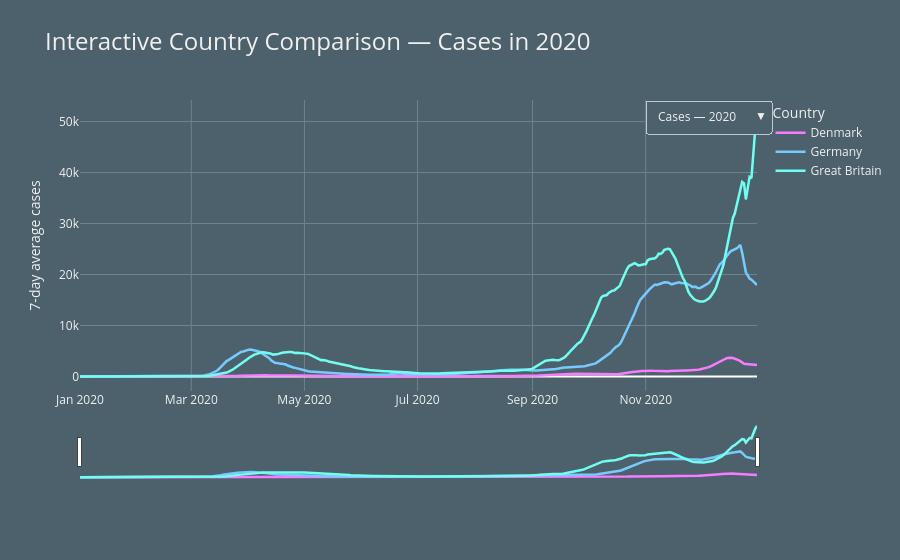

The cell this chart's notebook holds for it:
### Markdown cell above
## Interactive comparison with year and metric controls

This figure allows the user to switch between:
- cases
- deaths

and between available years.

It is useful for focusing on specific pandemic phases and comparing how the three countries behaved within the same time window.

### Code cell
plot_df = epi_compare[["date", "location_key", "country", "new_confirmed_7d", "new_deceased_7d"]].copy()
plot_df["year"] = plot_df["date"].dt.year

available_years = sorted(plot_df["year"].dropna().unique())

fig = go.Figure()

trace_lookup = []
for metric_name, metric_col in [("Cases", "new_confirmed_7d"), ("Deaths", "new_deceased_7d")]:
    for year in available_years:
        df_year = plot_df[plot_df["year"] == year]
        for code in selected_countries:
            df_country = df_year[df_year["location_key"] == code]
            fig.add_trace(
                go.Scatter(
                    x=df_country["date"],
                    y=df_country[metric_col],
                    mode="lines",
                    name=country_names[code],
                    line=dict(color=COUNTRY_COLORS[code], width=2.5),
                    visible=(metric_name == "Cases" and year == available_years[0]),
                    hovertemplate=(
                        "<b>%{fullData.name}</b><br>"
                        "Date: %{x|%Y-%m-%d}<br>"
                        f"{metric_name}: " + "%{y:,.0f}<extra></extra>"
                    )
                )
            )
            trace_lookup.append((metric_name, year, code))

def visibility_mask(metric, year):
    return [(m == metric and y == year) for (m, y, c) in trace_lookup]

metric_year_buttons = []
for metric_name, y_title in [("Cases", "7-day average cases"), ("Deaths", "7-day average deaths")]:
    for year in available_years:
        metric_year_buttons.append(
            dict(
                label=f"{metric_name} — {year}",
                method="update",
                args=[
                    {"visible": visibility_mask(metric_name, year)},
                    {
                        "title": f"Interactive Country Comparison — {metric_name} in {year}",
                        "yaxis": {"title": y_title}
                    }
                ]
            )
        )

fig.update_layout(
    paper_bgcolor="#4C616C",
    plot_bgcolor="#4C616C",
    font=dict(color="#F0F0F0"),
    title=f"Interactive Country Comparison — Cases in {available_years[0]}",
    title_font=dict(size=24, color="#F0F0F0"),
    xaxis_title="",
    yaxis_title="7-day average cases",
    hovermode="x unified",
    legend_title="Country",
    updatemenus=[
        dict(
            type="dropdown",
            direction="down",
            x=1.02,
            y=1.00,
            showactive=True,
            buttons=metric_year_buttons
        )
    ]
)

fig.update_xaxes(
    showgrid=True,
    gridcolor="#6F838D",
    rangeslider_visible=True
)
fig.update_yaxes(showgrid=True, gridcolor="#6F838D")

fig.show()

### Figure 1 — Plotly figure (JSON) as saved in the notebook; plotly's stock layout.template omitted (floating-point values rounded to 4 significant figures; data arrays with more than 128 entries replaced by an {"elided": "..."} marker saying what was removed)
{"data": [{"hovertemplate": "<b>%{fullData.name}</b><br>Date: %{x|%Y-%m-%d}<br>Cases: %{y:,.0f}<extra></extra>", "line": {"color": "#F87CFF", "width": 2.5}, "mode": "lines", "name": "Denmark", "type": "scatter", "visible": true, "x": {"elided": "366 str values"}, "y": {"elided": "366 float values"}}, {"hovertemplate": "<b>%{fullData.name}</b><br>Date: %{x|%Y-%m-%d}<br>Cases: %{y:,.0f}<extra></extra>", "line": {"color": "#77CBFF", "width": 2.5}, "mode": "lines", "name": "Germany", "type": "scatter", "visible": true, "x": {"elided": "366 str values"}, "y": {"elided": "366 float values"}}, {"hovertemplate": "<b>%{fullData.name}</b><br>Date: %{x|%Y-%m-%d}<br>Cases: %{y:,.0f}<extra></extra>", "line": {"color": "#71FEF0", "width": 2.5}, "mode": "lines", "name": "Great Britain", "type": "scatter", "visible": true, "x": {"elided": "366 str values"}, "y": {"elided": "366 float values"}}, {"hovertemplate": "<b>%{fullData.name}</b><br>Date: %{x|%Y-%m-%d}<br>Cases: %{y:,.0f}<extra></extra>", "line": {"color": "#F87CFF", "width": 2.5}, "mode": "lines", "name": "Denmark", "type": "scatter", "visible": false, "x": {"elided": "365 str values"}, "y": {"elided": "365 float values"}}, {"hovertemplate": "<b>%{fullData.name}</b><br>Date: %{x|%Y-%m-%d}<br>Cases: %{y:,.0f}<extra></extra>", "line": {"color": "#77CBFF", "width": 2.5}, "mode": "lines", "name": "Germany", "type": "scatter", "visible": false, "x": {"elided": "365 str values"}, "y": {"elided": "365 float values"}}, {"hovertemplate": "<b>%{fullData.name}</b><br>Date: %{x|%Y-%m-%d}<br>Cases: %{y:,.0f}<extra></extra>", "line": {"color": "#71FEF0", "width": 2.5}, "mode": "lines", "name": "Great Britain", "type": "scatter", "visible": false, "x": {"elided": "365 str values"}, "y": {"elided": "365 float values"}}, {"hovertemplate": "<b>%{fullData.name}</b><br>Date: %{x|%Y-%m-%d}<br>Cases: %{y:,.0f}<extra></extra>", "line": {"color": "#F87CFF", "width": 2.5}, "mode": "lines", "name": "Denmark", "type": "scatter", "visible": false, "x": {"elided": "256 str values"}, "y": {"elided": "256 float values"}}, {"hovertemplate": "<b>%{fullData.name}</b><br>Date: %{x|%Y-%m-%d}<br>Cases: %{y:,.0f}<extra></extra>", "line": {"color": "#77CBFF", "width": 2.5}, "mode": "lines", "name": "Germany", "type": "scatter", "visible": false, "x": {"elided": "256 str values"}, "y": {"elided": "256 float values"}}, {"hovertemplate": "<b>%{fullData.name}</b><br>Date: %{x|%Y-%m-%d}<br>Cases: %{y:,.0f}<extra></extra>", "line": {"color": "#71FEF0", "width": 2.5}, "mode": "lines", "name": "Great Britain", "type": "scatter", "visible": false, "x": {"elided": "256 str values"}, "y": {"elided": "256 float values"}}, {"hovertemplate": "<b>%{fullData.name}</b><br>Date: %{x|%Y-%m-%d}<br>Deaths: %{y:,.0f}<extra></extra>", "line": {"color": "#F87CFF", "width": 2.5}, "mode": "lines", "name": "Denmark", "type": "scatter", "visible": false, "x": {"elided": "366 str values"}, "y": {"elided": "366 float values"}}, {"hovertemplate": "<b>%{fullData.name}</b><br>Date: %{x|%Y-%m-%d}<br>Deaths: %{y:,.0f}<extra></extra>", "line": {"color": "#77CBFF", "width": 2.5}, "mode": "lines", "name": "Germany", "type": "scatter", "visible": false, "x": {"elided": "366 str values"}, "y": {"elided": "366 float values"}}, {"hovertemplate": "<b>%{fullData.name}</b><br>Date: %{x|%Y-%m-%d}<br>Deaths: %{y:,.0f}<extra></extra>", "line": {"color": "#71FEF0", "width": 2.5}, "mode": "lines", "name": "Great Britain", "type": "scatter", "visible": false, "x": {"elided": "366 str values"}, "y": {"elided": "366 float values"}}, {"hovertemplate": "<b>%{fullData.name}</b><br>Date: %{x|%Y-%m-%d}<br>Deaths: %{y:,.0f}<extra></extra>", "line": {"color": "#F87CFF", "width": 2.5}, "mode": "lines", "name": "Denmark", "type": "scatter", "visible": false, "x": {"elided": "365 str values"}, "y": {"elided": "365 float values"}}, {"hovertemplate": "<b>%{fullData.name}</b><br>Date: %{x|%Y-%m-%d}<br>Deaths: %{y:,.0f}<extra></extra>", "line": {"color": "#77CBFF", "width": 2.5}, "mode": "lines", "name": "Germany", "type": "scatter", "visible": false, "x": {"elided": "365 str values"}, "y": {"elided": "365 float values"}}, {"hovertemplate": "<b>%{fullData.name}</b><br>Date: %{x|%Y-%m-%d}<br>Deaths: %{y:,.0f}<extra></extra>", "line": {"color": "#71FEF0", "width": 2.5}, "mode": "lines", "name": "Great Britain", "type": "scatter", "visible": false, "x": {"elided": "365 str values"}, "y": {"elided": "365 float values"}}, {"hovertemplate": "<b>%{fullData.name}</b><br>Date: %{x|%Y-%m-%d}<br>Deaths: %{y:,.0f}<extra></extra>", "line": {"color": "#F87CFF", "width": 2.5}, "mode": "lines", "name": "Denmark", "type": "scatter", "visible": false, "x": {"elided": "256 str values"}, "y": {"elided": "256 float values"}}, {"hovertemplate": "<b>%{fullData.name}</b><br>Date: %{x|%Y-%m-%d}<br>Deaths: %{y:,.0f}<extra></extra>", "line": {"color": "#77CBFF", "width": 2.5}, "mode": "lines", "name": "Germany", "type": "scatter", "visible": false, "x": {"elided": "256 str values"}, "y": {"elided": "256 float values"}}, {"hovertemplate": "<b>%{fullData.name}</b><br>Date: %{x|%Y-%m-%d}<br>Deaths: %{y:,.0f}<extra></extra>", "line": {"color": "#71FEF0", "width": 2.5}, "mode": "lines", "name": "Great Britain", "type": "scatter", "visible": false, "x": {"elided": "256 str values"}, "y": {"elided": "256 float values"}}], "layout": {"font": {"color": "#F0F0F0"}, "hovermode": "x unified", "legend": {"title": {"text": "Country"}}, "paper_bgcolor": "#4C616C", "plot_bgcolor": "#4C616C", "title": {"font": {"color": "#F0F0F0", "size": 24}, "text": "Interactive Country Comparison — Cases in 2020"}, "updatemenus": [{"buttons": [{"args": [{"visible": [true, true, true, false, false, false, false, false, false, false, false, false, false, false, false, false, false, false]}, {"title": "Interactive Country Comparison — Cases in 2020", "yaxis": {"title": "7-day average cases"}}], "label": "Cases — 2020", "method": "update"}, {"args": [{"visible": [false, false, false, true, true, true, false, false, false, false, false, false, false, false, false, false, false, false]}, {"title": "Interactive Country Comparison — Cases in 2021", "yaxis": {"title": "7-day average cases"}}], "label": "Cases — 2021", "method": "update"}, {"args": [{"visible": [false, false, false, false, false, false, true, true, true, false, false, false, false, false, false, false, false, false]}, {"title": "Interactive Country Comparison — Cases in 2022", "yaxis": {"title": "7-day average cases"}}], "label": "Cases — 2022", "method": "update"}, {"args": [{"visible": [false, false, false, false, false, false, false, false, false, true, true, true, false, false, false, false, false, false]}, {"title": "Interactive Country Comparison — Deaths in 2020", "yaxis": {"title": "7-day average deaths"}}], "label": "Deaths — 2020", "method": "update"}, {"args": [{"visible": [false, false, false, false, false, false, false, false, false, false, false, false, true, true, true, false, false, false]}, {"title": "Interactive Country Comparison — Deaths in 2021", "yaxis": {"title": "7-day average deaths"}}], "label": "Deaths — 2021", "method": "update"}, {"args": [{"visible": [false, false, false, false, false, false, false, false, false, false, false, false, false, false, false, true, true, true]}, {"title": "Interactive Country Comparison — Deaths in 2022", "yaxis": {"title": "7-day average deaths"}}], "label": "Deaths — 2022", "method": "update"}], "direction": "down", "showactive": true, "type": "dropdown", "x": 1.02, "y": 1}], "xaxis": {"gridcolor": "#6F838D", "rangeslider": {"visible": true}, "showgrid": true, "title": {"text": ""}}, "yaxis": {"gridcolor": "#6F838D", "showgrid": true, "title": {"text": "7-day average cases"}}}}
